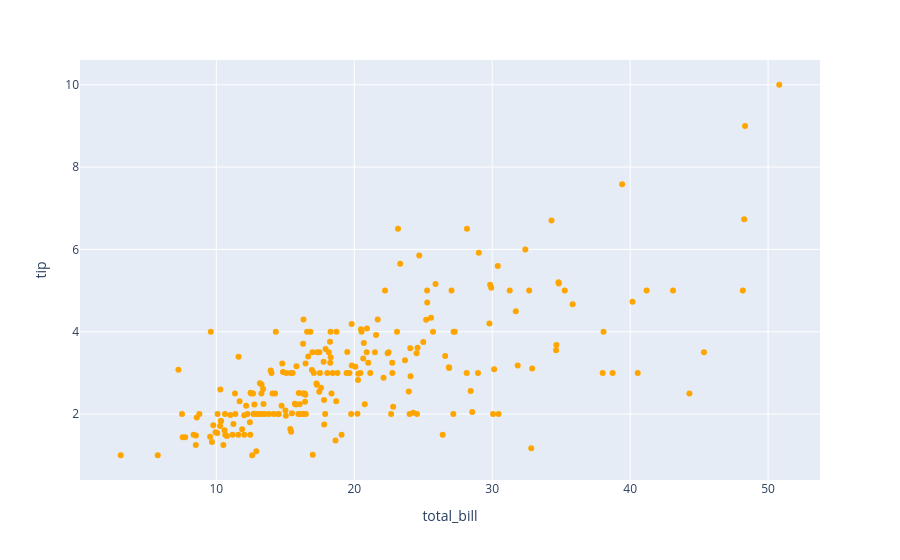

Notebook code cell kept with this figure:
### Code cell
scatter_chart=df.groupby("total_bill")['tip'].mean().reset_index()
fig=px.scatter(scatter_chart,x="total_bill",y="tip",color_discrete_sequence=["orange"])
fig.show()

### Figure 1 — Plotly figure (JSON) as saved in the notebook; plotly's stock layout.template omitted (floating-point values rounded to 4 significant figures; data arrays with more than 128 entries replaced by an {"elided": "..."} marker saying what was removed)
{"data": [{"hovertemplate": "total_bill=%{x}<br>tip=%{y}<extra></extra>", "legendgroup": "", "marker": {"color": "orange", "symbol": "circle"}, "mode": "markers", "name": "", "orientation": "v", "showlegend": false, "type": "scatter", "x": {"elided": "229 float values"}, "xaxis": "x", "y": {"elided": "229 float values"}, "yaxis": "y"}], "layout": {"legend": {"tracegroupgap": 0}, "margin": {"t": 60}, "xaxis": {"anchor": "y", "domain": [0, 1], "title": {"text": "total_bill"}}, "yaxis": {"anchor": "x", "domain": [0, 1], "title": {"text": "tip"}}}}
